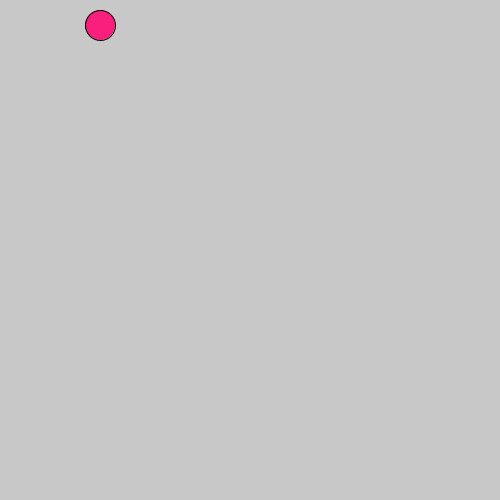
Frame 1 (no input)
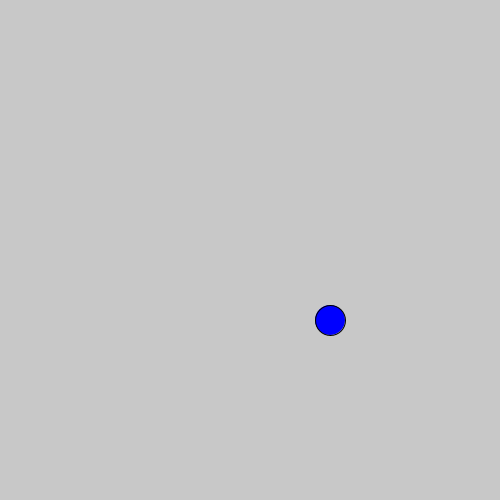
Frame 60 (the mouse pressed at the canvas centre just before this capture)
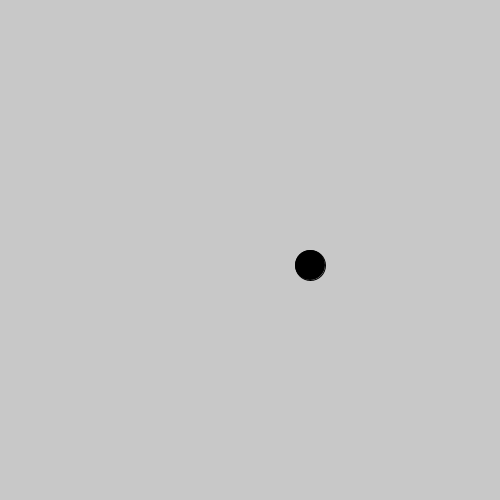
Frame 120 (the mouse held since frame 60 and released just before this capture)

The Processing sketch that drew these frames (run headless with seeded random() and noise(); from frame 60 on, the mouse is pressed at the canvas centre):

// Processing sketch: reverse_engineering_ball_color_change_assignment
// ── reverse_engineering_ball_color_change_assignment.pde
int x = 100;
int y = 25;
int dx = 10;
int dy = 5;
int a = 250;
int b = 30;
int c = 125;
void setup() {
size (500,500);

}

void draw() {
  background(200);
     fill(a,b,c);
   circle (x,y,30);

   x = x+dx;
   y = y +dy;
   if (x>500) {
   dx = -10;
   a = 0;
   b = 0;
   c = 255;
   }
   if (x< 25)  {
     dx = 10;
  a= 0;
  b = 255;
  c = 0;
   }
     if (y>500) {
     dy= -10;
     y = dy + y;
     a = 0;
     b = 0;
     c = 0;
   }
   if (y< 25)  {
     dy = 10;
     y = dy + y;
     a = 250;
     b = 30;
     c = 125;
   }
}
